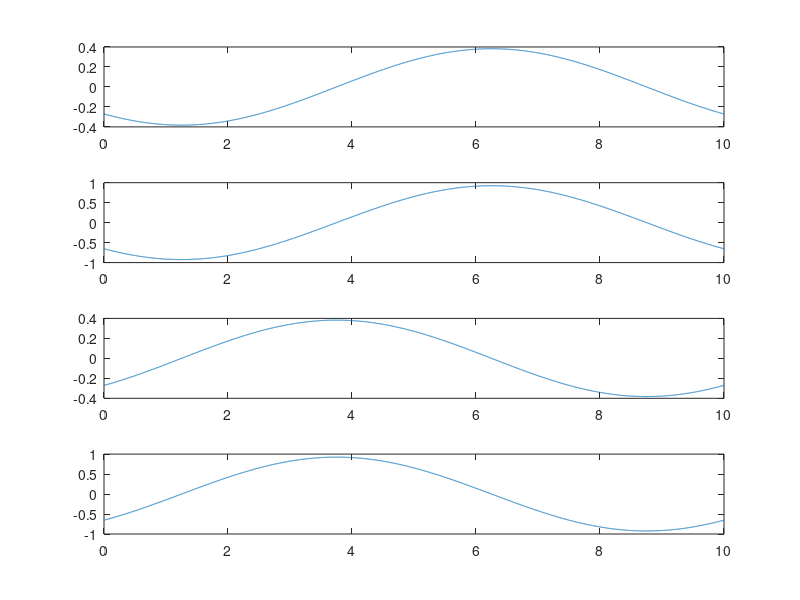
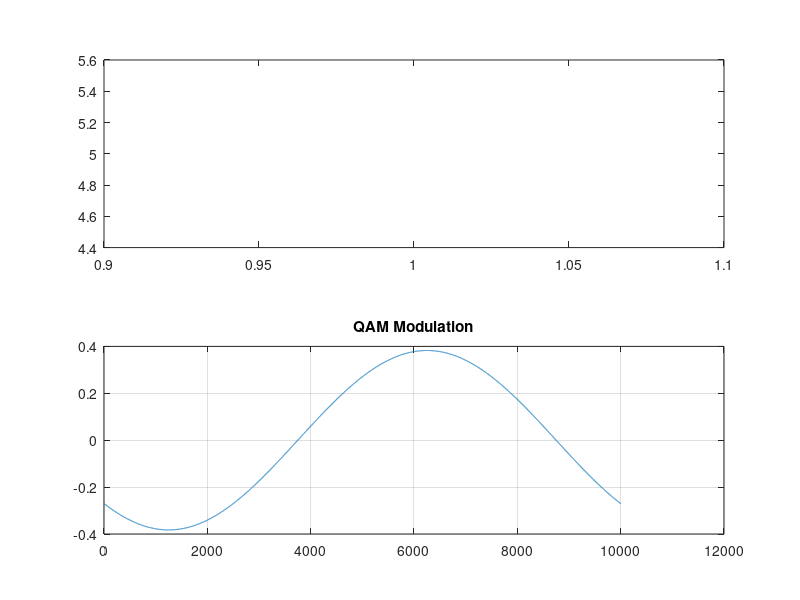

Reproduce these figures in MATLAB, in order.

t=0:0.001:10;
ph0=(0.765/2)*sin((2*pi*0.1*t)-3*pi/4);
ph1=(1.848/2)*sin((2*pi*0.1*t)-3*pi/4);	
ph2=(0.765/2)*sin((2*pi*0.1*t)-pi/4);
ph3=(1.848/2)*sin((2*pi*0.1*t)-pi/4);
ph4=(0.765/2)*sin((2*pi*0.1*t)+3*pi/4);
ph5=(1.848/2)*sin((2*pi*0.1*t)+3*pi/4);	
ph6=(0.765/2)*sin((2*pi*0.1*t)+pi/4);
ph7=(1.848/2)*sin((2*pi*0.1*t)+pi/4);

op=[];
figure(1)
subplot(411);
plot(t,ph0);
subplot(412);
plot(t,ph1);
subplot(413)
plot(t,ph2);
subplot(414)
plot(t,ph3);

x=input('sequence:');
l=length(x);
figure(2);
subplot(211);
stairs(x);

for i=1:3:length(x);
    if(x(i)==1 && x(i+1)==1 && x(i+2)==1)
       op=[op ph7]; 
    else
        if(x(i)==1 && x(i+1)==1 && x(i+2)==0)
            op=[op ph6];
            else
        if(x(i)==1 && x(i+1)==0 && x(i+2)==1)
            op=[op ph5];
             else
        if(x(i)==1 && x(i+1)==0 && x(i+2)==0)
            op=[op ph4];
             else
        if(x(i)==0 && x(i+1)==1 && x(i+2)==1)
            op=[op ph3];
             else
        if(x(i)==0 && x(i+1)==1 && x(i+2)==0)
            op=[op ph2];
             else
        if(x(i)==0 && x(i+1)==0 && x(i+2)==1)
            op=[op ph1];
        else
            op=[op ph0];
        end
        end
        end
        end
        end
        end
    end
end

tb=0:0.001:5
subplot(212);
plot(op);
title('QAM Modulation');
grid on
